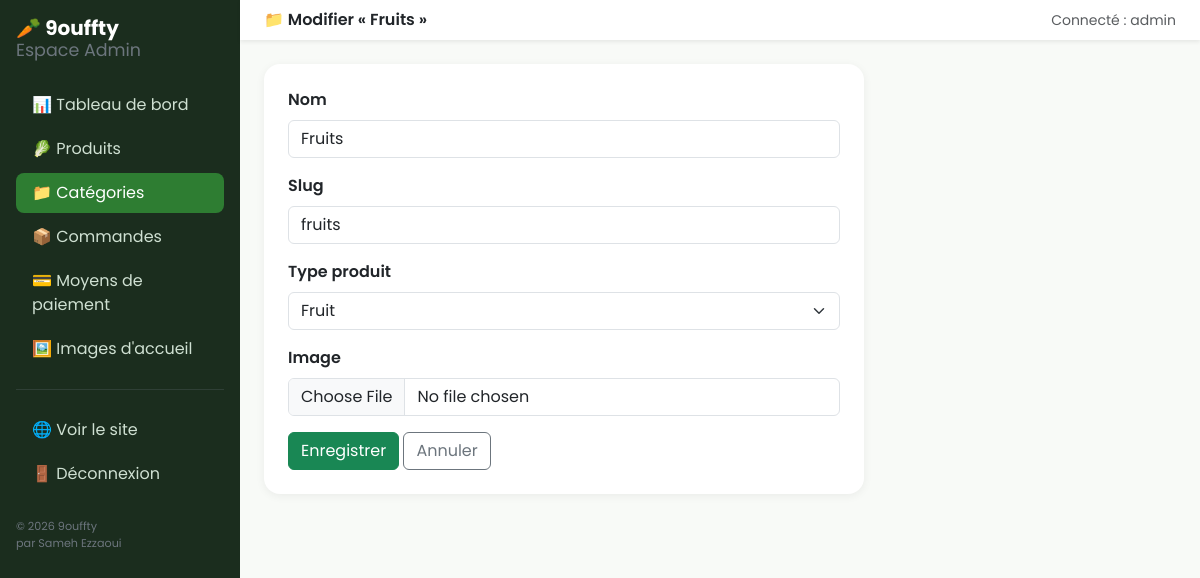
The page /gestion/categories/2/modifier/ (signed in) on the database its author committed.
### boutique/models.py (models this page shows, shortened)
class Categorie(models.Model):
    TYPE_CHOICES = [
        ('legume', 'Légume'),
        ('fruit', 'Fruit'),
        ('poisson', 'Poisson'),
        ('viande', 'Viande'),
        ('produit_laitier', 'Produit laitier'),
        ('epicerie', 'Épicerie'),
        ('autre', 'Autre'),
    ]
    nom = models.CharField(max_length=100, unique=True)
    slug = models.SlugField(max_length=110, unique=True)
    type_produit = models.CharField(max_length=20, choices=TYPE_CHOICES, default='legume')
    image = models.ImageField(upload_to='categories/', blank=True, null=True)
    class Meta:
        verbose_name = "Catégorie"
        verbose_name_plural = "Catégories"
        ordering = ['nom']

### dashboard/views.py (the view)
# urls.py: path('categories/<int:pk>/modifier/', views.categorie_modifier, name='categorie_modifier'),
@login_required(login_url='dashboard:login')
@user_passes_test(est_staff, login_url='dashboard:login')
def categorie_modifier(request, pk):
    categorie = get_object_or_404(Categorie, pk=pk)
    if request.method == 'POST':
        form = CategorieForm(request.POST, request.FILES, instance=categorie)
        if form.is_valid():
            form.save()
            messages.success(request, "Catégorie mise à jour.")
            return redirect('dashboard:categories_liste')
    else:
        form = CategorieForm(instance=categorie)
    return render(request, 'dashboard/categorie_form.html', {'form': form, 'titre': f'Modifier « {categorie.nom} »'})

### boutique/forms.py
class CategorieForm(forms.ModelForm):
    class Meta:
        model = Categorie
        fields = ['nom', 'slug', 'type_produit', 'image']
        widgets = {
            'nom': forms.TextInput(attrs={'class': 'form-control'}),
            'slug': forms.TextInput(attrs={'class': 'form-control', 'placeholder': 'genere-automatiquement-si-vide'}),
            'type_produit': forms.Select(attrs={'class': 'form-select'}),
            'image': forms.ClearableFileInput(attrs={'class': 'form-control'}),
        }
    def __init__(self, *args, **kwargs):
        super().__init__(*args, **kwargs)
        self.fields['slug'].required = False

### boutique/context_processors.py (called while the page is built)
def types_categories(request):
    types_utilises = (
        Categorie.objects.values_list('type_produit', flat=True).distinct()
    )
    choices_dict = dict(Categorie.TYPE_CHOICES)
    types_disponibles = [
        (code, choices_dict.get(code, code)) for code in types_utilises
    ]
    types_disponibles.sort(key=lambda t: t[1])
    return {'types_produits_nav': types_disponibles}

def moyens_paiement_global(request):
    return {'moyens_paiement_global': MoyenPaiement.objects.filter(actif=True)}

### dashboard/views.py (called while the page is built)
def est_staff(user):
    return user.is_active and user.is_staff

### templates/dashboard/categorie_form.html (shortened to what this page needs)
{% extends 'dashboard/base_dashboard.html' %}
{% block header %}📁 {{ titre }}{% endblock %}
{% block dashboard_content %}
<div class="card stat-card p-4" style="max-width:600px;">
  <form method="post" enctype="multipart/form-data">
    {% for field in form %}
    <div class="mb-3">
      <label class="form-label fw-semibold">{{ field.label }}</label>
      {{ field }}
    </div>
    {% endfor %}
    <button type="submit" class="btn btn-success">Enregistrer</button>
    <a href="{% url 'dashboard:categories_liste' %}" class="btn btn-outline-secondary">Annuler</a>
  </form>
</div>
{% endblock %}

### templates/dashboard/base_dashboard.html (shortened to what this page needs)
{% load static %}
<!DOCTYPE html>
<html lang="fr">
<head>
<link href="https://cdn.jsdelivr.net/npm/bootstrap@5.3.3/dist/css/bootstrap.min.css" rel="stylesheet">
<link rel="stylesheet" href="{% static 'css/style.css' %}">
</head>
<body>
<div class="d-flex">
  <div class="sidebar-dashboard p-3" style="width:240px; position:sticky; top:0; height:100vh;">
    <h2 class="h5 fw-bold text-white mb-4">🥕 9ouffty <span class="d-block small fw-normal text-secondary">Espace Admin</span></h2>
    <nav class="nav flex-column gap-1">
      <a class="nav-link {% if request.resolver_match.url_name == 'accueil' %}active{% endif %}" href="{% url 'dashboard:accueil' %}">📊 Tableau de bord</a>
      <a class="nav-link {% if 'produit' in request.resolver_match.url_name %}active{% endif %}" href="{% url 'dashboard:produits_liste' %}">🥬 Produits</a>
      <a class="nav-link {% if 'categorie' in request.resolver_match.url_name %}active{% endif %}" href="{% url 'dashboard:categories_liste' %}">📁 Catégories</a>
      <a class="nav-link {% if 'commande' in request.resolver_match.url_name %}active{% endif %}" href="{% url 'dashboard:commandes_liste' %}">📦 Commandes</a>
      <a class="nav-link {% if 'paiement' in request.resolver_match.url_name %}active{% endif %}" href="{% url 'dashboard:paiements_liste' %}">💳 Moyens de paiement</a>
      <a class="nav-link {% if 'slide' in request.resolver_match.url_name %}active{% endif %}" href="{% url 'dashboard:slides_liste' %}">🖼️ Images d'accueil</a>
      <hr class="text-secondary">
      <a class="nav-link" href="{% url 'boutique:accueil' %}" target="_blank">🌐 Voir le site</a>
      <a class="nav-link" href="{% url 'dashboard:logout' %}">🚪 Déconnexion</a>
    </nav>
    <p class="small text-secondary mt-4 mb-0" style="font-size:0.7rem;">© {% now "Y" %} 9ouffty<br>par Sameh Ezzaoui</p>
  </div>
  <div class="flex-grow-1">
    <nav class="navbar navbar-light bg-white shadow-sm px-4">
      <span class="fw-semibold">{% block header %}Tableau de bord{% endblock %}</span>
      <span class="text-muted small">Connecté : {{ request.user.username }}</span>
    </nav>
    <div class="p-4">
      {% block dashboard_content %}{% endblock %}
    </div>
  </div>
</div>
</body>
</html>

### static/css/style.css (style rules this page uses)
body { font-family: 'Poppins', sans-serif; background-color: #f8faf7; }
.sidebar-dashboard { min-height: 100vh; background: #1b2d1e; color: #e6ece7; }
.sidebar-dashboard a { color: #cfe0d2; text-decoration: none; }
.sidebar-dashboard a.active, .sidebar-dashboard a:hover { background: #2e7d32; color: #fff; border-radius: 8px; }
.stat-card { border-radius: 16px; border: none; box-shadow: 0 2px 10px rgba(0,0,0,.06); }

### rows shown on the page
Categorie: form "Fruits" "fruits" "Fruit"

### other values the page prints
{{ titre }} "Modifier « Fruits »"
{{ request.user.username }} "admin"
{{ field.label }} "Nom" "Slug" "Type produit" "Image"
